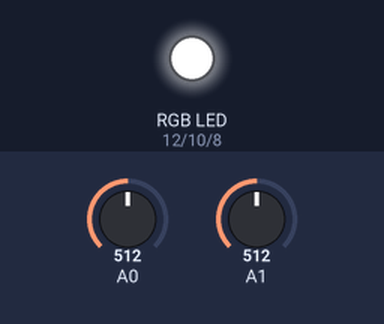
Recording of a sketch running on a simulated Arduino Uno, built with avr-gcc and run on an emulated ATmega328P. Shown: an RGB LED mixed from three pins (HIGH = lit). Dashed ring = blinking. Inputs (shaded band) come from the test bench; at power-on: A1 = 512, A0 = 512.

Above: at 1.8 s.
1.9 s: A1 set to 0
3.6 s: A0 set to 187
5.1 s: A0 set to 159
At 6.3 s:
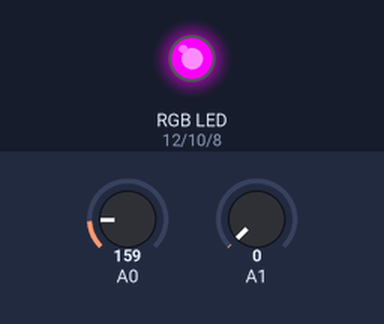
6.6 s: A1 set to 35
At 7.46 s:
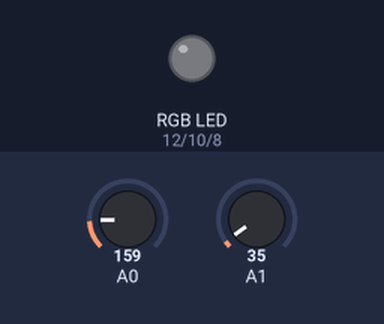
10.1 s: A0 set to 90
At 10.62 s:
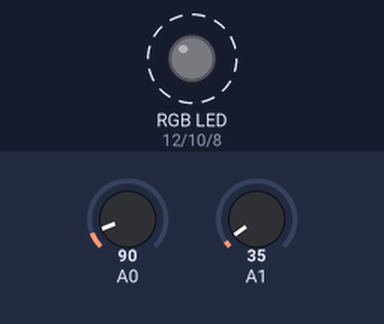
14.0 s: A0 set to 110
At 15.11 s:
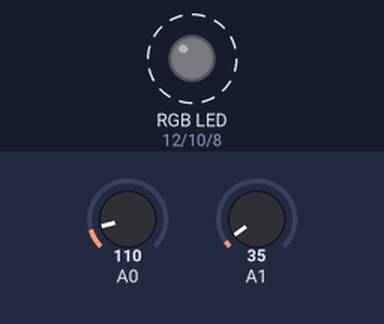
Timing chart, 0 to 18.5 s (numbered marks = the images above; inputs shaded):
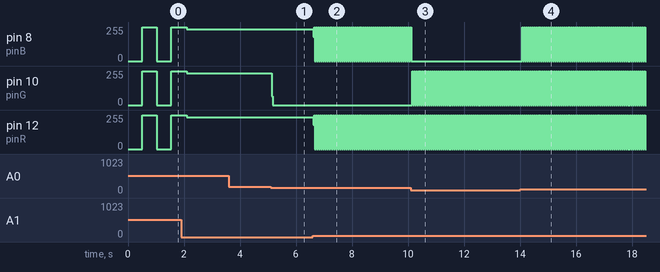

The sketch:

projeto.ino
```cpp
int pinR = 12;
int pinG = 10;
int pinB = 8;

void setup(){
  pinMode(pinR,OUTPUT);
  pinMode(pinG,OUTPUT);
  pinMode(pinB,OUTPUT);
}

void loop(){
  int vR, vG, vB;
  int cor = analogRead(0);
  int tempo = analogRead(1);
  if(cor<25){
    vR = 1;
    vG = 0;
    vB = 0;
  }
  else if(cor>=25 && cor<50){
    vR = 0;
    vG = 1;
    vB = 0;
  }
  else if(cor>=50 && cor<75){
    vR = 0;
    vG = 0;
    vB = 1;
  }
  else if(cor>=75 && cor<100){
    vR = 1;
    vG = 1;
    vB = 0;
  }
  else if(cor>=125 && cor<150){
    vR = 0;
    vG = 1;
    vB = 1;
  }
  else if(cor>=150 && cor<175){
    vR = 1;
    vG = 0;
    vB = 1;
  }

  else{
    vR = 1;
    vG = 1;
    vB = 1;
  }


  digitalWrite(pinR,0);
  digitalWrite(pinG,0);
  digitalWrite(pinB,0);

  delay(tempo);

  digitalWrite(pinR,vR);
  digitalWrite(pinG,vG);
  digitalWrite(pinB,vB);

  delay(tempo);
}
```

Measured:
- the behaviour switches between 175 and 174 on A0 (found by bisection; images 0 and 1)
- the behaviour switches between 99 and 100 on A0 (found by bisection; images 3 and 4)
- after the input at 3.6 s, every drawn part: stays the same
- after the input at 5.1 s, pin 10 (pinG): 239/255 → 0/255 at once
- after the input at 6.6 s, pin 8 (pinB), pin 12 (pinR): 239/255 → 183/255 at once, then repeats every 0.06 s: 255/255 0.02 s, 0/255 0.04 s
- after the input at 10.1 s, pin 8 (pinB): goes on until 10.1 s, then stays 0/255; pin 10 (pinG): alternates 255/255 for 0.04 s and 0/255 for 0.04 s, starting after 0.05 s
- after the input at 14.0 s, pin 8 (pinB): alternates 255/255 for 0.04 s and 0/255 for 0.04 s, starting after 0.08 s
